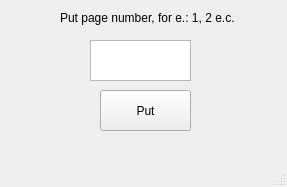
<?xml version="1.0" encoding="UTF-8"?>
<ui version="4.0">
 <class>MainWindow</class>
 <widget class="QMainWindow" name="MainWindow">
  <property name="geometry">
   <rect>
    <x>0</x>
    <y>0</y>
    <width>287</width>
    <height>187</height>
   </rect>
  </property>
  <property name="windowTitle">
   <string>MainWindow</string>
  </property>
  <widget class="QWidget" name="centralwidget">
   <widget class="QTextEdit" name="textEdit">
    <property name="geometry">
     <rect>
      <x>90</x>
      <y>40</y>
      <width>101</width>
      <height>41</height>
     </rect>
    </property>
   </widget>
   <widget class="QLabel" name="label">
    <property name="geometry">
     <rect>
      <x>60</x>
      <y>10</y>
      <width>201</width>
      <height>16</height>
     </rect>
    </property>
    <property name="text">
     <string>Put page number, for e.: 1, 2 e.c.</string>
    </property>
   </widget>
   <widget class="QPushButton" name="pushButton">
    <property name="geometry">
     <rect>
      <x>100</x>
      <y>90</y>
      <width>91</width>
      <height>41</height>
     </rect>
    </property>
    <property name="text">
     <string>Put</string>
    </property>
   </widget>
  </widget>
  <widget class="QMenuBar" name="menubar">
   <property name="geometry">
    <rect>
     <x>0</x>
     <y>0</y>
     <width>287</width>
     <height>21</height>
    </rect>
   </property>
  </widget>
  <widget class="QStatusBar" name="statusbar"/>
 </widget>
 <resources/>
 <connections/>
</ui>
